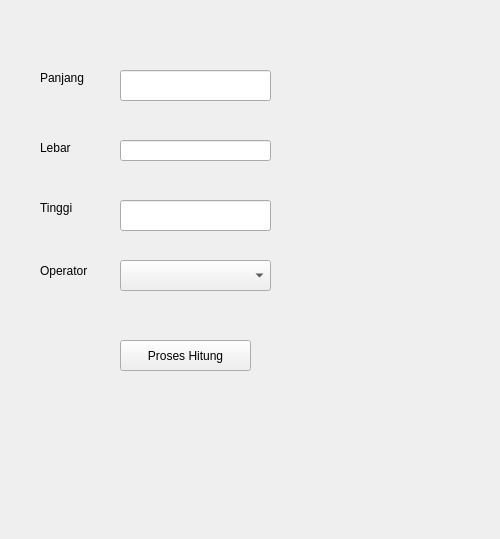
<?xml version="1.0" encoding="UTF-8"?>
<ui version="4.0">
 <class>Form</class>
 <widget class="QWidget" name="Form">
  <property name="geometry">
   <rect>
    <x>0</x>
    <y>0</y>
    <width>500</width>
    <height>539</height>
   </rect>
  </property>
  <property name="windowTitle">
   <string>Form</string>
  </property>
  <widget class="QLabel" name="label">
   <property name="geometry">
    <rect>
     <x>40</x>
     <y>70</y>
     <width>55</width>
     <height>16</height>
    </rect>
   </property>
   <property name="text">
    <string>Panjang</string>
   </property>
  </widget>
  <widget class="QLabel" name="label_2">
   <property name="geometry">
    <rect>
     <x>40</x>
     <y>140</y>
     <width>55</width>
     <height>16</height>
    </rect>
   </property>
   <property name="text">
    <string>Lebar</string>
   </property>
  </widget>
  <widget class="QLabel" name="label_3">
   <property name="geometry">
    <rect>
     <x>40</x>
     <y>200</y>
     <width>55</width>
     <height>16</height>
    </rect>
   </property>
   <property name="text">
    <string>Tinggi</string>
   </property>
  </widget>
  <widget class="QLabel" name="label_4">
   <property name="geometry">
    <rect>
     <x>40</x>
     <y>260</y>
     <width>71</width>
     <height>21</height>
    </rect>
   </property>
   <property name="text">
    <string>Operator</string>
   </property>
  </widget>
  <widget class="QLineEdit" name="panjang_2310010148">
   <property name="geometry">
    <rect>
     <x>120</x>
     <y>70</y>
     <width>151</width>
     <height>31</height>
    </rect>
   </property>
  </widget>
  <widget class="QLineEdit" name="lebar_2310010148">
   <property name="geometry">
    <rect>
     <x>120</x>
     <y>140</y>
     <width>151</width>
     <height>21</height>
    </rect>
   </property>
  </widget>
  <widget class="QLineEdit" name="tinggi_2310010148">
   <property name="geometry">
    <rect>
     <x>120</x>
     <y>200</y>
     <width>151</width>
     <height>31</height>
    </rect>
   </property>
  </widget>
  <widget class="QComboBox" name="comboBox_operasi">
   <property name="geometry">
    <rect>
     <x>120</x>
     <y>260</y>
     <width>151</width>
     <height>31</height>
    </rect>
   </property>
   <item>
    <property name="text">
     <string/>
    </property>
   </item>
   <item>
    <property name="text">
     <string>Volume Balok</string>
    </property>
   </item>
   <item>
    <property name="text">
     <string>Keliling Persegi Panjang</string>
    </property>
   </item>
  </widget>
  <widget class="QPushButton" name="pushButton_hitung">
   <property name="geometry">
    <rect>
     <x>120</x>
     <y>340</y>
     <width>131</width>
     <height>31</height>
    </rect>
   </property>
   <property name="text">
    <string>Proses Hitung</string>
   </property>
  </widget>
 </widget>
 <resources/>
 <connections/>
</ui>
